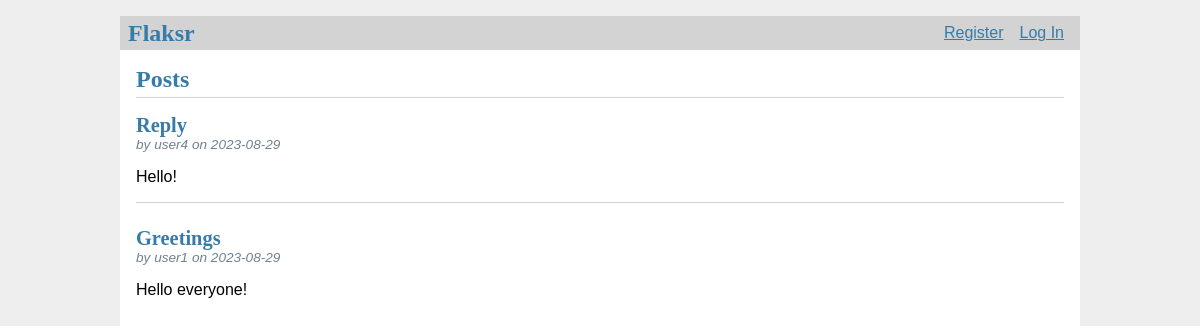
Before: / with the older database file.
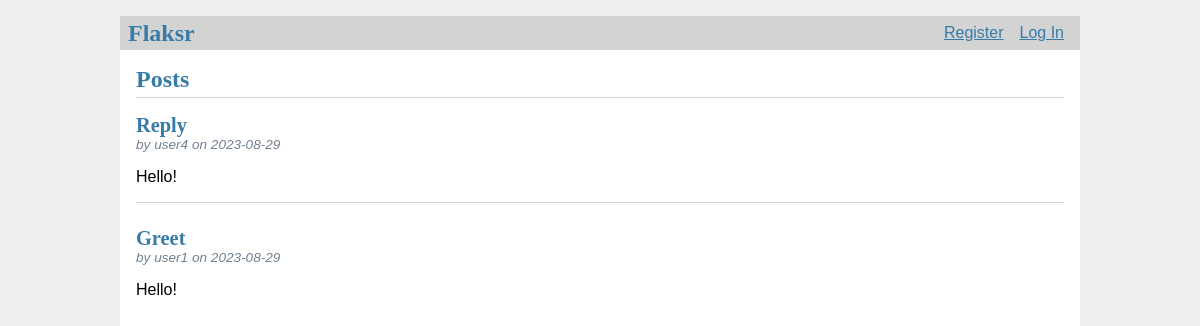
After: the same page with the newer database file.
### tables this page shows
CREATE TABLE post (
    id INTEGER PRIMARY KEY AUTOINCREMENT,
    author_id INTEGER NOT NULL,
    created TIMESTAMP NOT NULL DEFAULT CURRENT_TIMESTAMP,
    title TEXT NOT NULL,
    body TEXT NOT NULL, 
    FOREIGN KEY (author_id) REFERENCES user (id)
);

CREATE TABLE user (
    id INTEGER PRIMARY KEY AUTOINCREMENT,
    username TEXT UNIQUE NOT NULL,
    password TEXT NOT NULL
);

### flaskr/blog.py (the view)
@bp.route('/')
def index():
    db = get_db()
    posts = db.execute(
        'SELECT p.id, title, body, created, author_id, username'
        ' FROM post p JOIN user u ON p.author_id = u.id'
        ' ORDER BY created DESC'
    ).fetchall()
    return render_template('blog/index.html', posts=posts)

### flaskr/auth.py (called while the page is built)
@bp.before_app_request
def load_logged_in_user():
    user_id = session.get('user_id')
    if user_id is None:
        g.user = None
    else:
        g.user = get_db().execute(
            'SELECT * FROM user WHERE id = ?', (user_id,)
        ).fetchone()

### flaskr/db.py (called while the page is built)
def get_db():
    if 'db' not in g:
        g.db = sqlite3.connect(
            current_app.config['DATABASE'],
            detect_types=sqlite3.PARSE_DECLTYPES
        )
        g.db.row_factory = sqlite3.Row
    return g.db

### flaskr/templates/blog/index.html (shortened to what this page needs)
{% extends 'base.html' %} {% block header %}
<h1>{% block title %} Posts {% endblock %}</h1>
 {% endblock %} {% block content %} {% for post in posts %}
<article class="post">
  <header>
    <div>
      <h1>{{ post['title'] }}</h1>
      <div class="about">
        by {{ post['username'] }} on {{ post['created'].strftime('%Y-%m-%d')}}
      </div>
  </header>
  <p class="body">{{ post['body'] }}</p>
</article>
{% if not loop.last %}
<hr>
{% endif %}
{% endfor %}
{% endblock %}

Changed rows visible on the page:
changed post "user1": title "Greetings" → "Greet"; body "Hello everyone!" → "Hello!"
